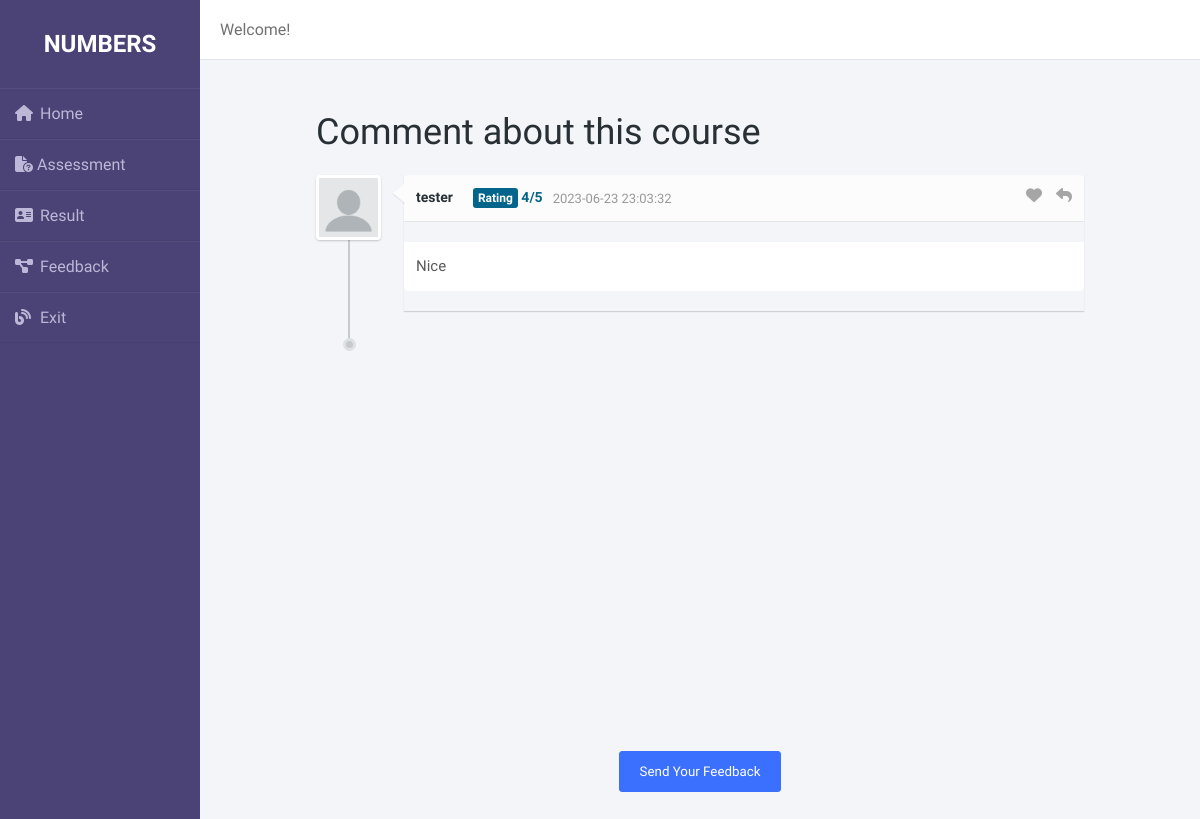
Page /feedback.php?id=1 on the earlier database version.
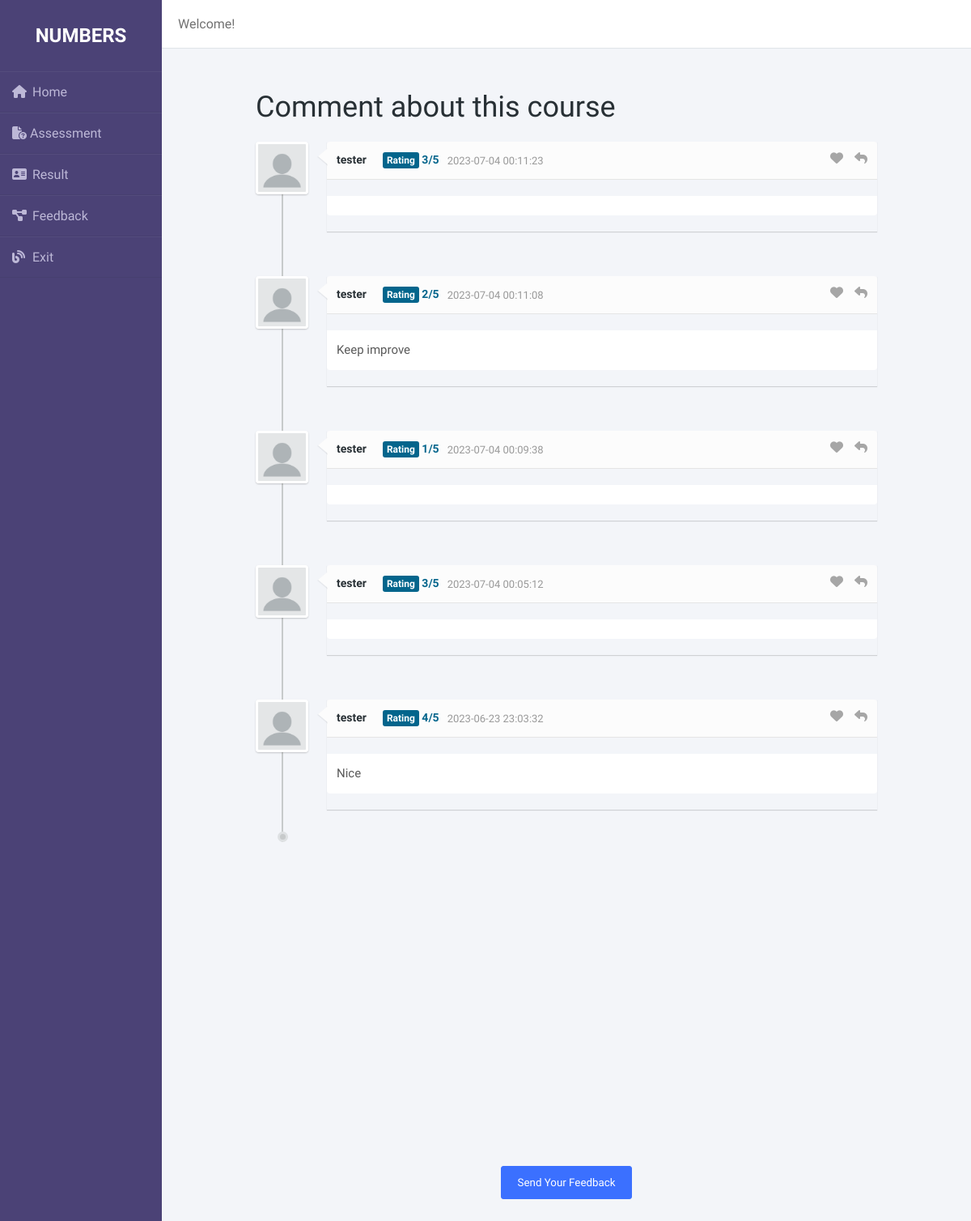
Same page on the later database version.
### tables this page shows
CREATE TABLE `feedback` (
  `FEEDID` int(11) NOT NULL,
  `VISITORID` varchar(5) NOT NULL,
  `LANGUAGEID` varchar(5) DEFAULT NULL,
  `RATING` int(11) DEFAULT NULL,
  `COMMENT` varchar(1000) DEFAULT NULL,
  `FEEDDATE` datetime DEFAULT NULL
);

CREATE TABLE `visitor` (
  `VISITORID` varchar(5) NOT NULL,
  `VISITORNAME` varchar(100) NOT NULL,
  `ORGANIZATION` varchar(250) NOT NULL,
  `STATE` varchar(100) NOT NULL,
  `IC` int(12) NOT NULL,
  `VISITDATE` datetime NOT NULL
);

### feedback.php (the view, shortened to what this page needs)
<?php
  $visitor =  $_SESSION['visitorID'];
  $languageID = $_GET['id'];
  include "connect.php";
?>
<!DOCTYPE html>
<html lang="en">
<head>
	<link rel="stylesheet" href="feedback.css">
</head>
<body>
<div class="wrapper">
    <div class="sidebar">
        <h2>Numbers</h2>
        <ul>
            <li><a href="languageHome.php?id=<?php echo $languageID?>"><i class="fas fa-home"></i>Home</a></li>
            <li><a href="quizHome.php?id=<?php echo $languageID?>"><i class="fa-solid fa-file-circle-question"></i>  Assessment</a></li>
            <li><a href="result.php?id=<?php echo $languageID?>"><i class="fas fa-address-card"></i>Result</a></li>
            <li><a href="feedback.php?id=<?php echo $languageID?>"><i class="fas fa-project-diagram"></i>Feedback</a></li>
            <li><a href="homepage.php"><i class="fas fa-blog"></i>Exit</a></li>
        </ul>
    </div>
    <div class="main_content">
        <?php
            $sql = "SELECT * FROM visitor WHERE visitorid = '$visitor';";
            $result = mysqli_query($conn,$sql) or die(mysqli_error($conn));
            $row = mysqli_fetch_assoc($result);
        ?>
        <div class="header">Welcome! <?php echo $row['VISITORNAME']?></div>
        <div class="info">
            <div class="comments-container">
                <h1>Comment about this course</h1>
                <ul id="comments-list" class="comments-list">
                    <?php
                        $sql = "SELECT visitorname, rating, comment, feeddate FROM feedback f, visitor v WHERE f.visitorid = v.visitorid AND languageid = '$languageID' ORDER BY FEEDDATE DESC;";
                        $result1 = mysqli_query($conn,$sql) or die(mysqli_error($conn));
                        while ( $row = mysqli_fetch_assoc($result1)){
                    ?>
                        <li>
                            <div class="comment-main-level">
                                <div class="comment-avatar"><img src="image/profilepic.png" alt=""></div>
                                <div class="comment-box">
                                    <div class="comment-head">
                                        <h6 class="comment-name"><?php echo $row['visitorname']?></h6>
                                        <h6 class="comment-name by-author"> <?php echo $row['rating']?>/5</h6>
                                        <span><?php echo $row['feeddate']?></span>
                                        <i class="fa fa-reply"></i>
                                        <i class="fa fa-heart"></i>
                                    </div>
                                    <div class="comment-content">
                                        <?php echo $row['comment']?>
                                    </div>
                                </div>
                            </div>
                        </li>
                    <?php
                        }
                    ?>
                </ul>
            </div>
                    <div class="wrapper1">
                        <button class="feedback_btn send_btn">Send Your Feedback</button>
                    </div>
        </div>
    </div>
</div>
</body>
</html>

Differences in the rows shown:
added feedback: VISITORID.VISITORNAME "tester", RATING "3", FEEDDATE "2023-07-04 00:11:23"
added feedback: VISITORID.VISITORNAME "tester", RATING "2", FEEDDATE "2023-07-04 00:11:08", COMMENT "Keep improve"
added feedback: VISITORID.VISITORNAME "tester", RATING "1", FEEDDATE "2023-07-04 00:09:38"
added feedback: VISITORID.VISITORNAME "tester", RATING "3", FEEDDATE "2023-07-04 00:05:12"
